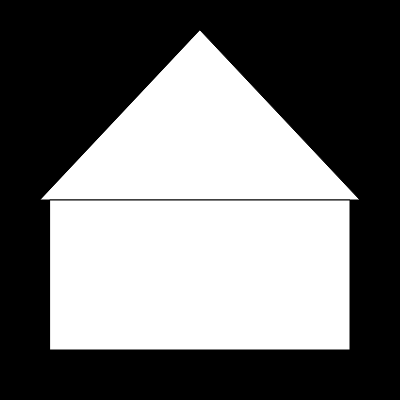
Frame 1 (no input)
Frame 60 (no input): identical to frame 1, image omitted
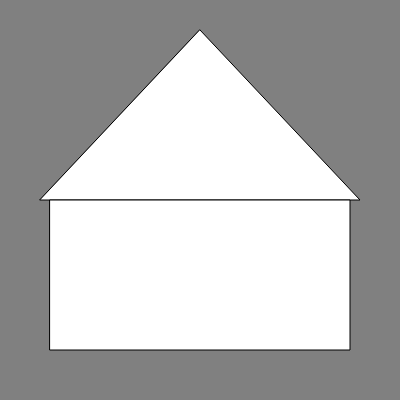
Frame 120 (the mouse pressed at the canvas centre since frame 60)

The p5.js sketch that drew these frames (run headless with seeded random() and noise() and a simulated clock; from frame 60 on, the mouse is pressed at the canvas centre):

// p5.js sketch
// ── sketch.js
function setup() {
  createCanvas(400, 400);
}

function draw() {
  background((mouseY / 400) * 255);
  triangle(40, 200, 360, 200, 200, 30);
  rect(50, 200, 300, 150);
}
